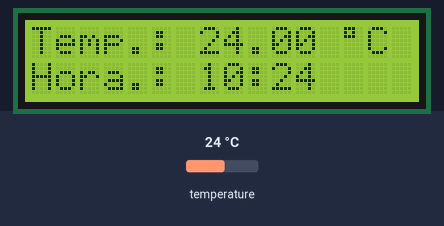
The sketch below on a simulated Arduino Uno, built with avr-gcc and run on an emulated ATmega328P. Shown: 16×2 character LCD. Inputs (shaded band) come from the test bench; at power-on: temperature 24 °C. The local clock reads 2024-03-15 10:24:30 at power-on unless the sketch sets it; what the sketch prints to the serial monitor is not drawn.

Above: at 1.5 s.
1.6 s: temperature set to 12 °C
At 3.9 s:
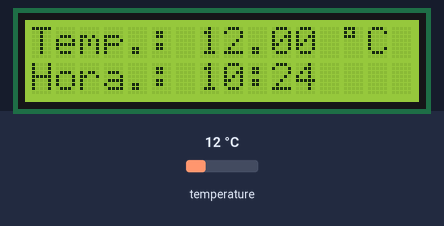
4.2 s: temperature set to 19 °C
At 5.6 s:
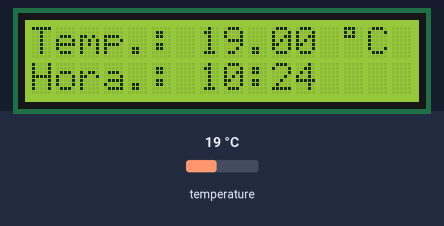
6.7 s: temperature set to 28 °C
At 8.9 s:
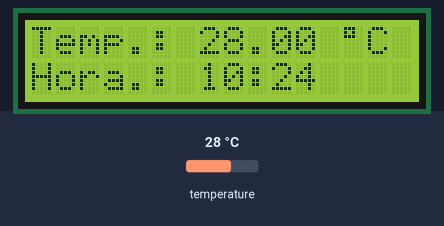
Timing chart, 0 to 10.4 s (numbered marks = the images above; inputs shaded):
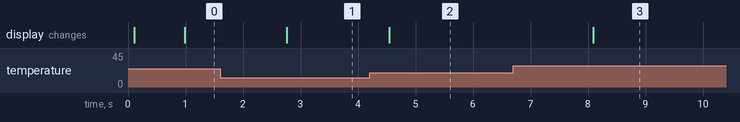

Measured:
- after the input at 1.6 s, the display: changes after 1.2 s (image 1)
- after the input at 4.2 s, the display: changes after 0.34 s (image 2)
- after the input at 6.7 s, the display: changes after 1.4 s (image 3)

The sketch:

projeto_aquario.ino
```cpp
#include <OneWire.h>
#include <DallasTemperature.h>
#include <LiquidCrystal.h>
#include "RTClib.h"
// Porta do pino de sinal do DS18B20
#define ONE_WIRE_BUS 9
// Define uma instancia do oneWire para comunicacao com o sensor
OneWire oneWire(ONE_WIRE_BUS);
char daysOfTheWeek[7][12] = {"Domingo", "Segunda", "Terça", "Quarta", "Quinta", "Sexta", "Sábado"};

RTC_DS1307 rtc; //OBJETO DO TIPO RTC_DS1307(Relogio)

float tempMin = 999;
float tempMax = 0;

DallasTemperature sensors(&oneWire);
DeviceAddress sensor1;

// Inicializa o LCD
LiquidCrystal lcd(12, 11, 5, 4, 3, 2);

void setup(void)
{
  Serial.begin(9600);
  sensors.begin();
  // Localiza e mostra enderecos dos sensores
  Serial.println("Localizando sensores DS18B20...");
  Serial.print("Foram encontrados ");
  Serial.print(sensors.getDeviceCount(), DEC);
  Serial.println(" sensores.");
  if (!sensors.getAddress(sensor1, 0))
     Serial.println("Sensores nao encontrados !");

  // Mostra o endereco do sensor encontrado no barramento
  Serial.print("Endereco sensor: ");
  mostra_endereco_sensor(sensor1);
  Serial.println();
  Serial.println();

  lcd.begin(16, 2);
   if (! rtc.begin()) {
    Serial.println("DS1307 não encontrado");
    while(1);
  }
  if (! rtc.isrunning()) {
    Serial.println("DS1307 rodando!");
    //Para atualizar o relogio, descomentar a linha abaixo
    //rtc.adjust(DateTime(2018, 7, 5, 15, 33, 15)); //(ANO), (MÊS), (DIA), (HORA), (MINUTOS), (SEGUNDOS)
  }
  delay(100); //INTERVALO DE 100 MILISSEGUNDOS

}

void loop()
{
  DateTime now = rtc.now(); //relogio
  // Le a informacao do sensor
  sensors.requestTemperatures();
  float tempC = sensors.getTempC(sensor1);
  // Atualiza temperaturas minima e maxima
  if (tempC < tempMin)
  {
    tempMin = tempC;
  }
  if (tempC > tempMax)
  {
    tempMax = tempC;
  }
  // Mostra dados no serial monitor
  Serial.print("Temp C: ");
  Serial.print(tempC);
  Serial.print(" Min : ");
  Serial.print(tempMin);
  Serial.print(" Max : ");
  Serial.println(tempMax);

  // Mostra dados no LCD
  lcd.clear();
  lcd.setCursor(0,0);
  lcd.print("Temp.:       ");
  //Simbolo grau
  lcd.write(223);
  lcd.print("C");
  lcd.setCursor(7,0);
  lcd.print(tempC);
  lcd.setCursor(0,1);

  lcd.setCursor(0, 1);
  lcd.print("Hora.:");
  lcd.setCursor(7, 1);
  lcd.print(now.hour());
  lcd.setCursor(9, 1);
  lcd.print(":");
  lcd.setCursor(10, 1);
  lcd.print(now.minute());

  delay(1000);
}

void mostra_endereco_sensor(DeviceAddress deviceAddress)
{
  for (uint8_t i = 0; i < 8; i++)
  {
    // Adiciona zeros se necessário
    if (deviceAddress[i] < 16) Serial.print("0");
    Serial.print(deviceAddress[i], HEX);
  }
}
```
